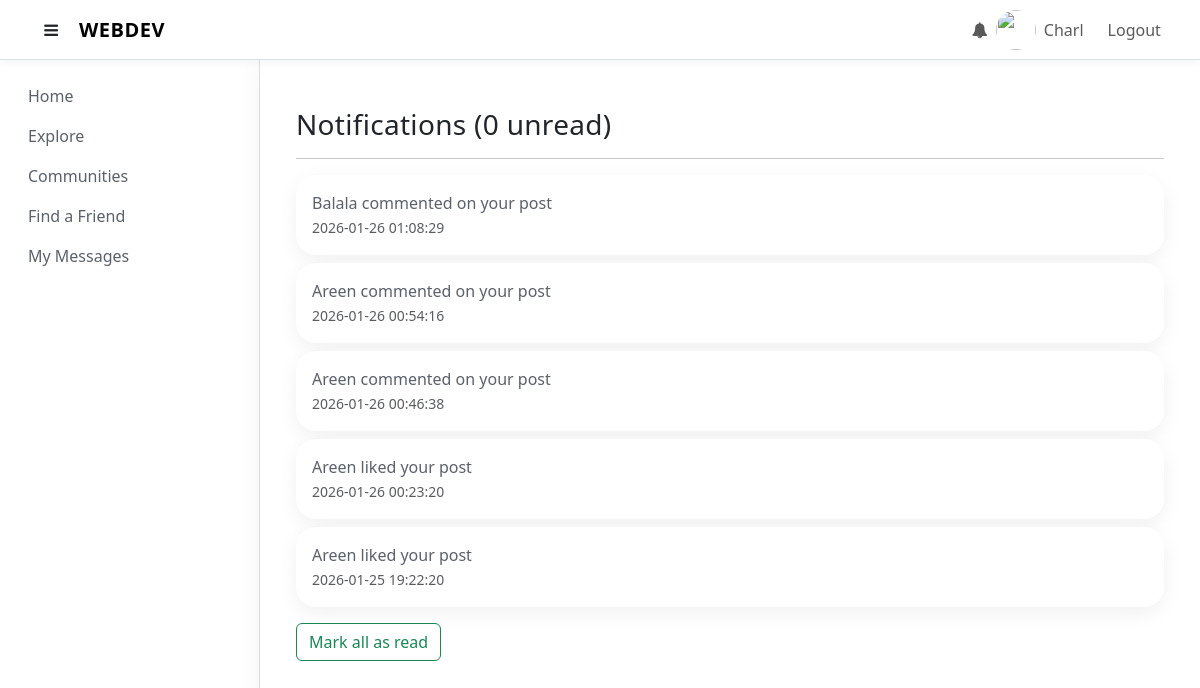
The page /notifications (signed in) on the database as committed earlier.
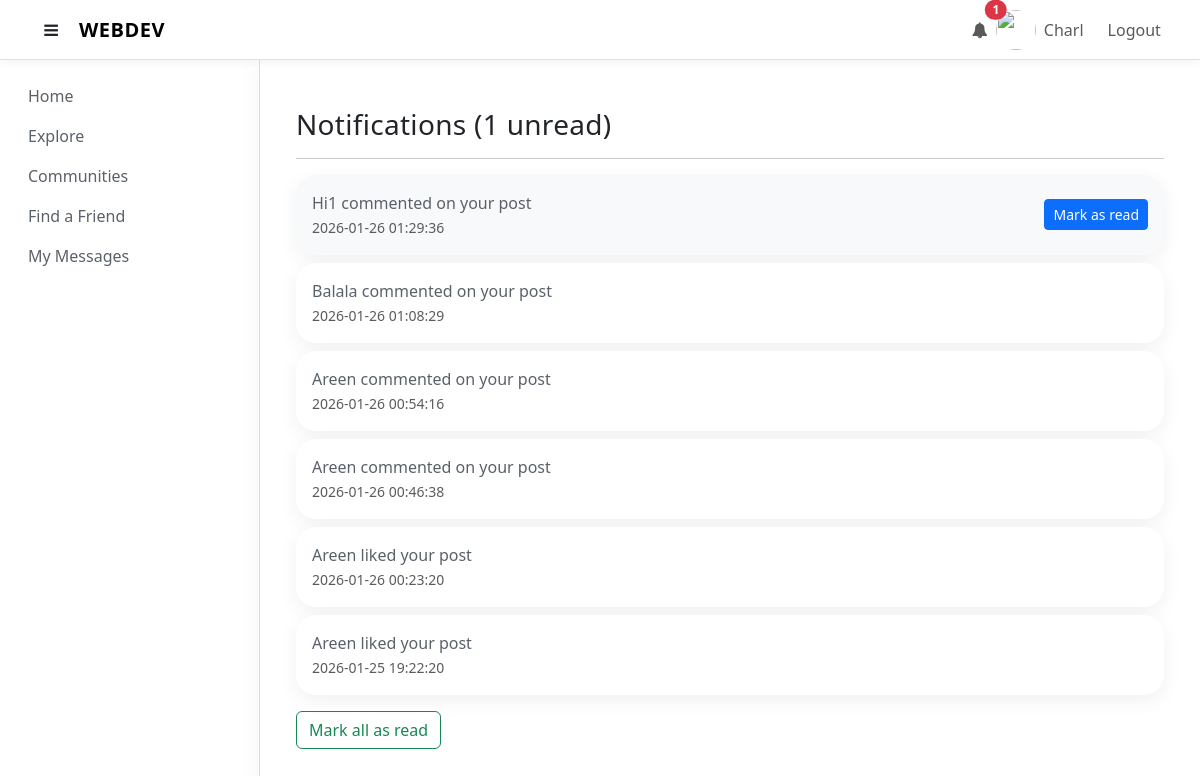
The same page on the database as committed later.
### tables this page shows
CREATE TABLE notifications (
        notification_id INTEGER PRIMARY KEY AUTOINCREMENT,
        user_id INTEGER NOT NULL,            -- receiver
        actor_id INTEGER,
        type TEXT NOT NULL,
        reference_id INTEGER,
        message TEXT NOT NULL,
        link TEXT,
        is_read INTEGER DEFAULT 0,
        created_at DATETIME DEFAULT CURRENT_TIMESTAMP,
        FOREIGN KEY(user_id) REFERENCES users(user_id) ON DELETE CASCADE,
        FOREIGN KEY(actor_id) REFERENCES users(user_id) ON DELETE CASCADE
    );

### main.py (the view)
@app.route('/notifications')
def notifications_page():
    if 'user_id' not in session:
        return redirect(url_for('index'))
    page = request.args.get('page', 1, type=int)
    per_page = 15
    offset = (page - 1) * per_page
    conn = get_db()
    notifications = conn.execute("""
        SELECT n.*, u.username AS actor_username
        FROM notifications n
        LEFT JOIN users u ON n.actor_id = u.user_id
        WHERE n.user_id = ?
        ORDER BY n.created_at DESC
        LIMIT ? OFFSET ?
    """, (session['user_id'], per_page, offset)).fetchall()
    total = conn.execute("""
        SELECT COUNT(*) as count
        FROM notifications
        WHERE user_id = ?
    """, (session['user_id'],)).fetchone()['count']
    total_pages = (total + per_page - 1) // per_page
    return render_template(
        'notifications.html',
        notifications=notifications,
        page=page,
        total_pages=total_pages
    )

### helpers.py (called while the page is built)
def connect_db():
    sql = sqlite3.connect(DATABASE)
    sql.row_factory = sqlite3.Row
    sql.execute("PRAGMA foreign_keys = ON")
    return sql

def get_db():
    if not hasattr(g, 'sqlite3_db'):
        g.sqlite3_db = connect_db()
    return g.sqlite3_db

### templates/notifications.html
{% extends 'base.html' %}
{% block body %}
<div class="container mt-4">
    <h3>Notifications ({{ unread_count }} unread)</h3>
    <hr>
    {% if notifications %}
        {% for notif in notifications %}
        <div class="card mb-2 {% if notif.is_read == 0 %}bg-light{% endif %}">
            <div class="card-body d-flex justify-content-between align-items-center">
                <div>
                    {% if notif.link %}
                        <a href="{{ notif.link }}" class="text-decoration-none">{{ notif.message }}</a>
                    {% else %}
                        {{ notif.message }}
                    {% endif %}
                    <br>
                    <small class="text-muted">{{ notif.created_at }}</small>
                </div>
                {% if notif.is_read == 0 %}
                <form method="POST" action="{{ url_for('read_notification', notification_id=notif.notification_id) }}">
                    <button type="submit" class="btn btn-sm btn-primary">Mark as read</button>
                </form>
                {% endif %}
            </div>
        </div>
        {% endfor %}
        <form method="POST" action="{{ url_for('mark_all_notifications') }}">
            <button type="submit" class="btn btn-outline-success mt-2">Mark all as read</button>
        </form>
    {% else %}
        <p class="text-muted">No notifications.</p>
    {% endif %}
</div>
{% endblock %}

Rows that differ between the two databases and show on the page:
added notifications: message "Hi1 commented on your post", created_at "2026-01-26 01:29:36", is_read 0 (drawn)
Other text that changed with them:
{{ unread_count }}: (not shown) → "1"
{{ unread_count }}: "0" → "1"
